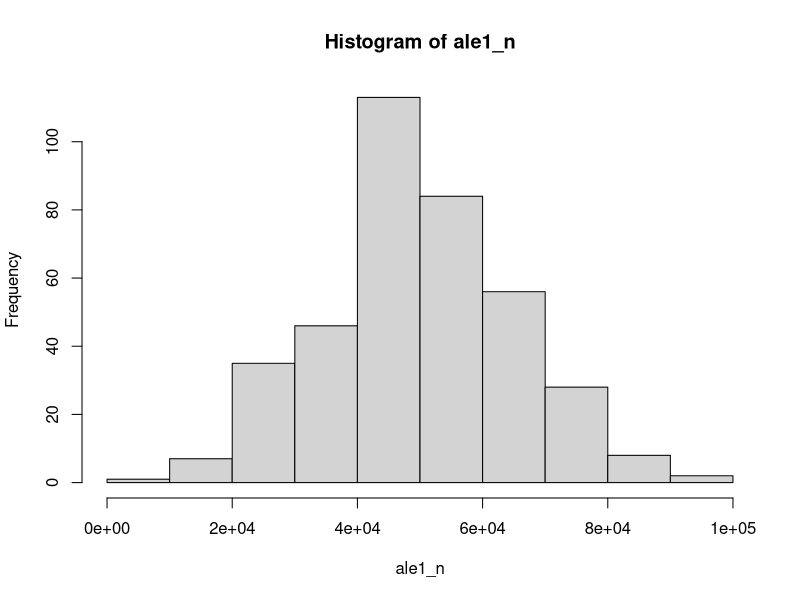

Reproduce this figure in R.
#Metdodo Box-Muller

n<-190
ale1_n<-numeric()

de<-14931.86
mi<-48807

for(i in 1:n){
  
  ale1<-runif(1)
  ale2<-runif(1)
  
  ale1_n[2*i-1]<-(sqrt(-2*log(ale1))*cos(2*pi*ale2))*de+mi
  ale1_n[2*i]<-(sqrt(-2*log(ale1))*sin(2*pi*ale2))*de+mi
  
}
num_cont_menos50mil<-0
sum_cont_menos50mil<-0
num_cont_mas50mil<-0
sum_cont_mas50mil<-0
hist(ale1_n)
for(i in 1:(2*n)){
  if(ale1_n[i]<=50000){
    num_cont_menos50mil<-num_cont_menos50mil+1
    sum_cont_menos50mil<-sum_cont_menos50mil+ale1_n[i]
      }
  else {
    num_cont_mas50mil<-num_cont_mas50mil+1
    sum_cont_mas50mil<-sum_cont_mas50mil+ale1_n[i]
  }
}
ingreso<-(sum_cont_menos50mil*.05)+(sum_cont_mas50mil*.03)
comision<-(num_cont_menos50mil+num_cont_mas50mil)*300
investigacion<-round((sum_cont_menos50mil+sum_cont_mas50mil)/500000)*1000
utilidad<-ingreso-comision-investigacion
ingreso
comision
investigacion
utilidad
